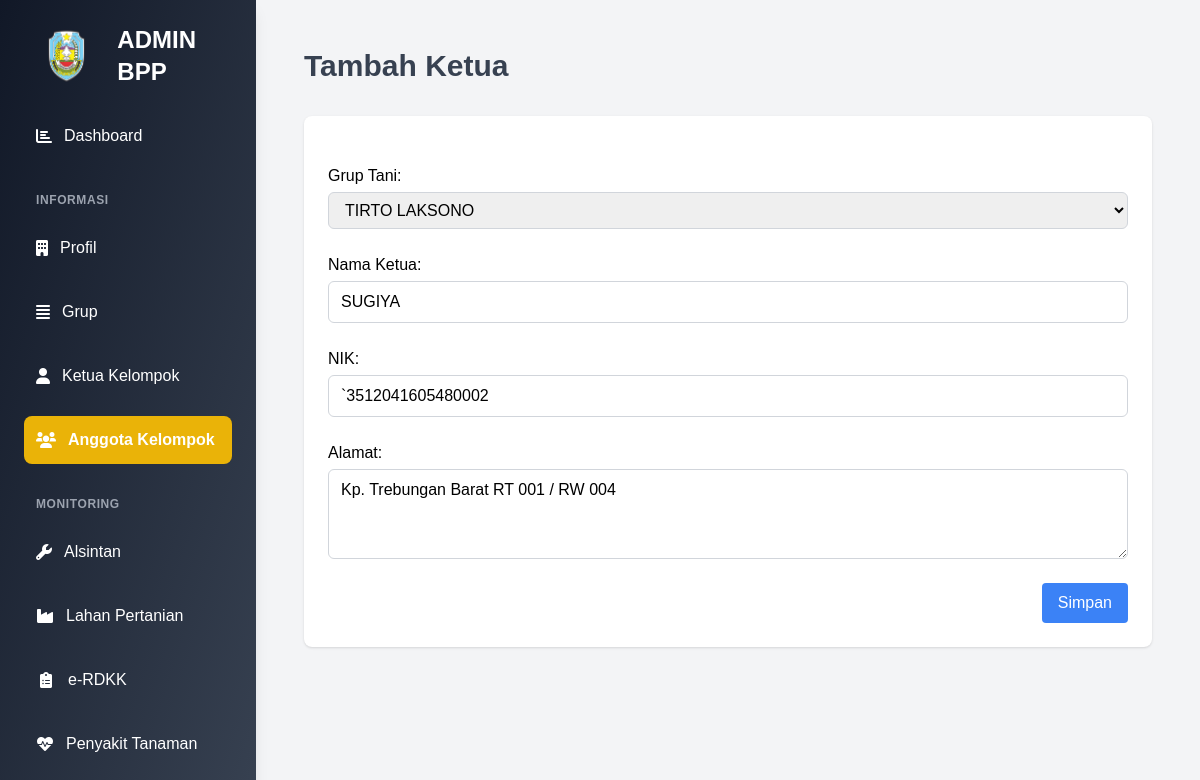
Page /administrator/edit-anggota/689 (signed in) on the committed database.
### administrator/models.py (models this page shows, shortened)
class Petani(models.Model):
    grup = models.ForeignKey(Grup, on_delete=models.CASCADE, related_name='anggota')
    nama = models.CharField(max_length=100)
    nik = models.CharField(max_length=100, default="0000000000000000")
    alamat = RichTextField(blank=True, null=True)
    created_at = models.DateField(default=timezone.now)
    slug = models.SlugField(max_length=200,null=True,blank=True, unique=True)
    class Meta:
        verbose_name_plural ="Data Petani"

class Grup(models.Model):
    nama = models.CharField(max_length=100, unique=True)
    aktif = models.BooleanField(default=True)
    slug = models.SlugField(max_length=200, null=True,blank=True, unique=True)
    class Meta:
        verbose_name_plural ="Data Grup"
    def __str__(self):
        return self.nama

### administrator/views.py (the view)
# urls.py: path('edit-anggota/<str:pk>', views.editanggotaadmin, name='editanggotaadmin'),
@login_required(login_url='login')
def editanggotaadmin(request, pk):
    anggota = get_object_or_404(Petani, id=pk)
    if request.method == "POST":
        form = PetaniForm(request.POST, request.FILES, instance=anggota)
        if form.is_valid():
            form.save()
            return redirect('anggotaadmin')
        else:
            print(form.errors)  # Ini akan tampil di terminal
    else:
        form = PetaniForm(instance=anggota)
    return render(request, 'formanggotaadmin.html', {
        "judul": "Edit Petani",
        "menu": "anggota",
        "form": form
    })

### administrator/templates/formanggotaadmin.html (shortened to what this page needs)
{% extends "baseadmin.html" %}
{% load static %}
{% block content %}
<div class="flex-1 p-6 transition-all duration-200 ease-in-out">
    <header class="mb-8">
        <h1 class="text-3xl font-bold text-gray-700">Tambah Ketua</h1>
    </header>
    <div class="bg-white shadow rounded-lg p-6">
        <form action="" method="post" enctype="multipart/form-data" class="space-y-6">
            {{ form.as_p }}
            <div class="flex justify-end">
                <button type="submit" class="bg-blue-500 text-white px-4 py-2 rounded hover:bg-blue-600">
                    Simpan
                </button>
            </div>
        </form>
    </div>
</div>
{% endblock content %}

### rows in the picture
Petani: grup "TIRTO LAKSONO", nik "`3512041605480002", alamat "Kp. Trebungan Barat RT 001 / RW 004"
Grup: nama "SUGIYA"
